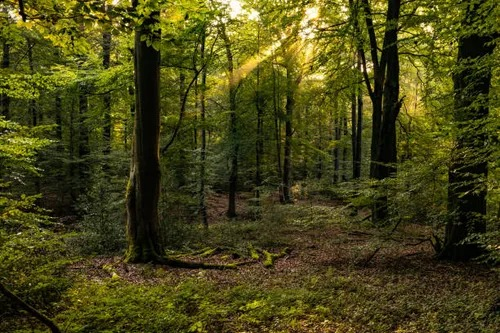
#> input picture images/forest.jpeg, 500 x 333 px, found by its file name
$ python template_matching.py
#> lines starting #> are read from the running program, lines starting #| are printed output that depends on the picture; after the words box and inside, x2 and y2 are one past the last pixel; in counts of white or black regions, pixels touching at a corner belong together; long printed decimals are rounded
import cv2
import matplotlib.pyplot as plt

img_path = r'images\forest.jpeg'
template_path = r'images\template.jpg'

img = cv2.imread(img_path, cv2.IMREAD_GRAYSCALE)
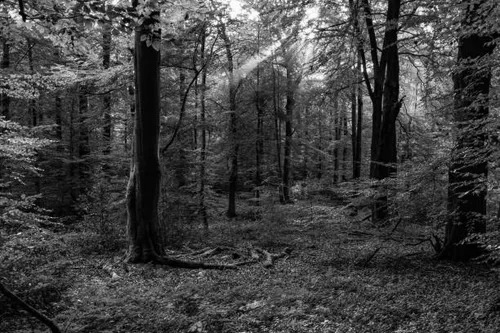
#> img: shape (333, 500); min 0, max 255, mean 64.9
temp = cv2.imread(template_path, cv2.IMREAD_GRAYSCALE)
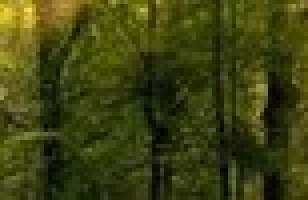
#> input picture images/template.jpg, 77 x 50 px, found by its file name (shown 4 times larger)
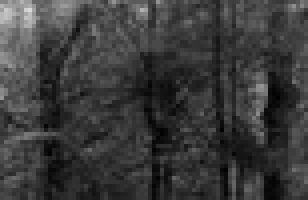
#> temp: shape (50, 77) (shown 4 times larger); min 0, max 217, mean 58.7

w,h = temp.shape[::-1]
#> w = 77; h = 50

img2 = img.copy()

methods = ['TM_CCOEFF', 'TM_CCOEFF_NORMED', 'TM_CCORR',
 'TM_CCORR_NORMED', 'TM_SQDIFF', 'TM_SQDIFF_NORMED']

for meth in methods:
    img = img2.copy()
    method = getattr(cv2, meth)

res = cv2.matchTemplate(img, temp, method)
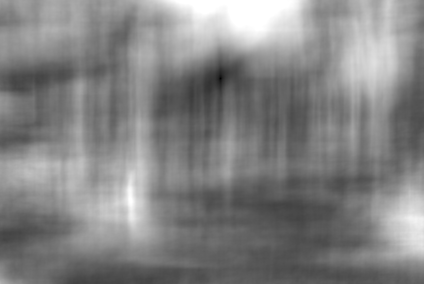
#> res: shape (284, 424) float32; min 0.000923, max 1, mean 0.516
print(res)
#> (printed output is left out)

xmin_val, xmax_val, min_loc, max_loc = cv2.minMaxLoc(res)
#> xmin_val = 0.000923; xmax_val = 1; min_loc = (220, 78); max_loc = (176, 0)

print(xmin_val,xmax_val,min_loc,max_loc)
#| 0.0009233 1.0 (220, 78) (176, 0)
if method in [cv2.TM_SQDIFF, cv2.TM_SQDIFF_NORMED]:
    top_left = min_loc
#> top_left = (220, 78)
else:
    top_left = max_loc

bottom_right = (top_left[0] + w, top_left[1] + h)
#> bottom_right = (297, 128)

cv2.rectangle(img, top_left, bottom_right,(255,255,255),2)
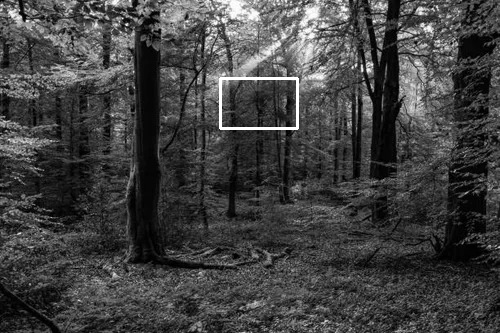
#> img: shape (333, 500); 0.46% of pixels changed, all inside (x1, y1, x2, y2) = (219, 77, 299, 130)


plt.subplot(121),plt.imshow(res,cmap = 'gray')
plt.title('Matching Result'), plt.xticks([]), plt.yticks([])
plt.subplot(122),plt.imshow(img,cmap = 'gray')
plt.title('Detected Point'), plt.xticks([]), plt.yticks([])
plt.suptitle(meth)

plt.show()
